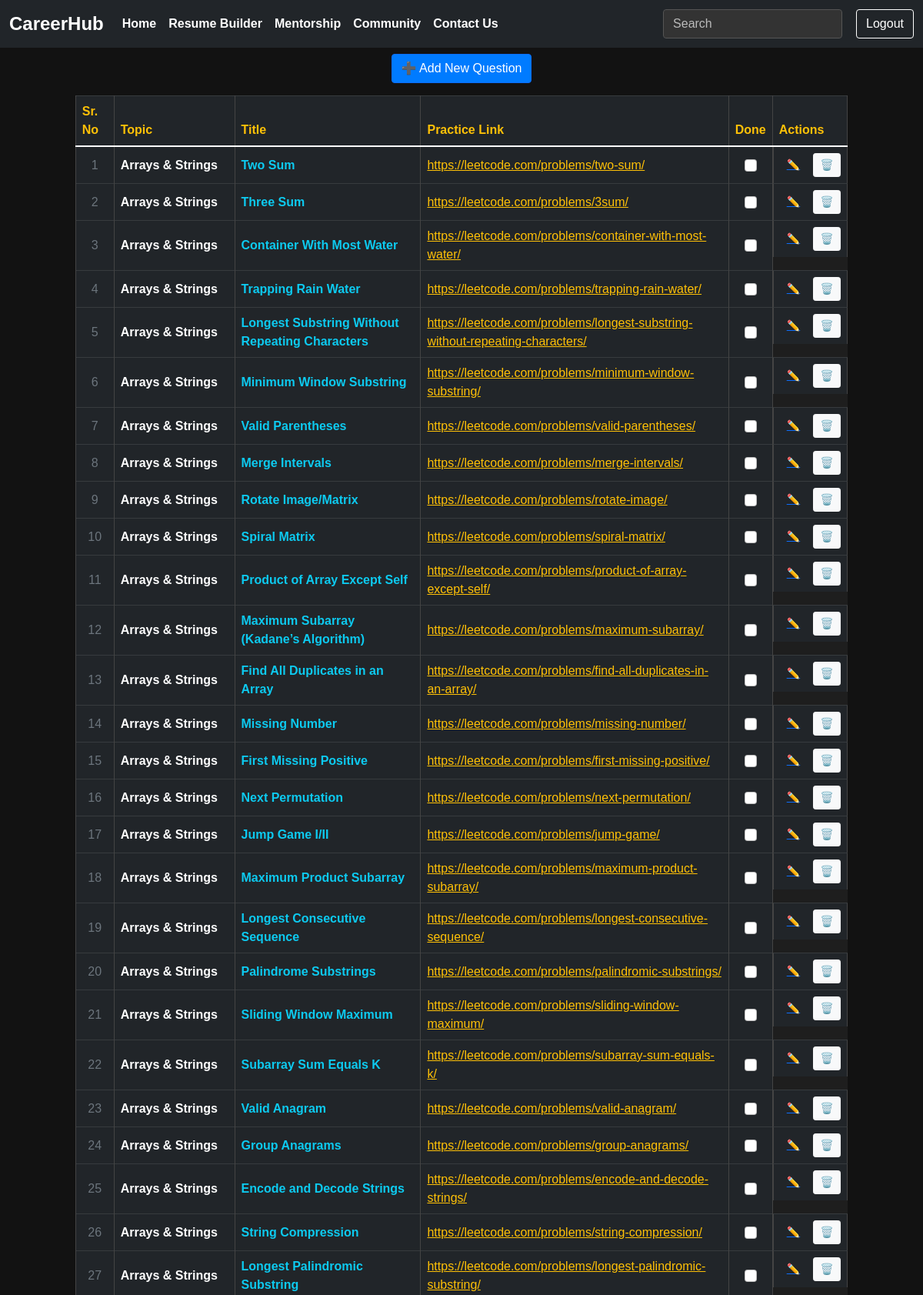
The app's page /get_all_questions (signed in, upper part) with its own data.
### tables this page shows
CREATE TABLE questions (
        id INTEGER PRIMARY KEY AUTOINCREMENT,
        topic TEXT NOT NULL,
        title TEXT NOT NULL,
        practice_link TEXT NOT NULL,
        done INTEGER DEFAULT 0
    );

### app.py (the view)
@app.route("/get_all_questions", methods=["GET"])
def get_all_questions():
    if "user_id" not in session:
        return redirect(url_for("login"))
    is_logged_in = 'user_id' in session
    conn = get_db_connection()
    cur = conn.cursor()
    cur.execute("SELECT * FROM questions ORDER BY topic ASC;")
    questions = cur.fetchall()
    conn.close()
    question_list = [{
        "sr_no": idx + 1,
        "id": question["id"],
        "topic": question["topic"],
        "title": question["title"],
        "practice_link": question["practice_link"],
        "done": bool(question["done"])
    } for idx, question in enumerate(questions)]
    return render_template("qsn.html", questions=question_list,is_logged_in=is_logged_in)

### app.py (called while the page is built)
def get_db_connection():
    conn = sqlite3.connect(DATABASE_URL)
    conn.row_factory = sqlite3.Row
    return conn

### templates/qsn.html (shortened to what this page needs)
<!DOCTYPE html>
<html lang="en">
<head>
    <link href="https://cdn.jsdelivr.net/npm/bootstrap@5.1.3/dist/css/bootstrap.min.css" rel="stylesheet">
    <link rel="stylesheet" href="https://cdnjs.cloudflare.com/ajax/libs/font-awesome/6.4.2/css/all.min.css">
</head>
<body>
    <nav class="navbar navbar-expand-lg navbar-dark bg-dark">
        <div class="container-fluid">
            <a class="navbar-brand" href="{{ url_for('Home') }}">CareerHub</a>
            <div class="collapse navbar-collapse" id="navbarNav">
                <ul class="navbar-nav me-auto">
                    <li class="nav-item"><a class="nav-link" href="{{ url_for('Home') }}">Home</a></li>
                    <li class="nav-item"><a class="nav-link" href="#">Resume Builder</a></li>
                    <li class="nav-item"><a class="nav-link" href="#">Mentorship</a></li>
                    <li class="nav-item"><a class="nav-link" href="#">Community</a></li>
                    <li class="nav-item"><a class="nav-link" href="#">Contact Us</a></li>
                </ul>
                <form class="d-flex">
                    <input class="form-control me-2" type="search" placeholder="Search" aria-label="Search">
                    {% if is_logged_in %}
                        <a href="{{ url_for('logout') }}">
                            <button class="btn btn-outline-primary" type="button">Logout</button>
                        </a>
                    {% else %}
                        <a href="{{ url_for('login') }}">
                            <button class="btn btn-outline-primary" type="button">Login</button>
                        </a>
                    {% endif %}
                </form>
            </div>
        </div>
    </nav>
    <div class="container">
        <div class="text-center mb-3">
            <button class="btn btn-primary" data-bs-toggle="modal" data-bs-target="#addQuestionModal">➕ Add New
                Question</button>
        </div>
        <div class="table-responsive">
            <table class="table table-dark table-bordered table-hover align-middle">
                <thead class="thead-light text-warning">
                    <tr>
                        <th scope="col">Sr. No</th>
                        <th scope="col">Topic</th>
                        <th scope="col">Title</th>
                        <th scope="col">Practice Link</th>
                        <th scope="col">Done</th>
                        <th scope="col">Actions</th>
                    </tr>
                </thead>
                <tbody>
                    {% for question in questions %}
                    <tr id="row-{{ question.id }}" class="topic-border-{{ question.topic|replace(' ', '') }}">
                        <td class="text-center text-secondary">{{ question.sr_no }}</td>
                        <td class="topic-{{ question.id }} fw-bold">{{ question.topic }}</td>
                        <td class="title-{{ question.id }} fw-bold text-info">{{ question.title }}</td>
                        <td class="link-{{ question.id }}">
                            <a href="{{ question.practice_link }}" class="text-warning fs-6" target="_blank">
                                {{ question.practice_link }}
                            </a>
                        </td>
                        <td class="text-center">
                            <input type="checkbox" class="form-check-input" id="done-checkbox-{{ question.id }}"
                                {% if question.done %} checked {% endif %} onchange="updateDone('{{ question.id }}')">
                        </td>
                        <td class="d-flex justify-content-start align-items-center gap-2">
                            <button class="btn btn-sm btn-link edit-btn" id="edit-btn-{{ question.id }}"
                                onclick="editRow('{{ question.id }}')">✏️</button>
                            <form action="{{ url_for('delete_question', id=question.id) }}" method="POST" style="display:inline;">
                                <button type="submit" class="btn btn-sm btn-light">🗑️</button>
                            </form>
                        </td>
                    </tr>
                    {% endfor %}
                </tbody>
            </table>
        </div>
    </div>
</body>
</html>

### templates/qsn.html (style rules this page uses)
body { font-family: Arial, sans-serif; padding-top: 70px; background-color: #121212; color: #ffffff; }
.navbar { position: fixed; top: 0; width: 100%; z-index: 1030; }
.table-responsive { width: 100%; overflow-x: auto; }
table { max-width: 90%; margin: 0 auto; background-color: #1e1e1e; color: #ffffff; }
th, td { border-color: #444444; }
.form-control { background-color: #333333; color: white; border: 1px solid #555555; }
.form-control::placeholder { color: #bbbbbb; }
.btn-primary, .btn-success, .btn-danger { color: white; }
.btn-primary { background-color: #007bff; }
.navbar-brand { font-weight: 700; font-size: 1.5rem; color: #FF6F61; }
.nav-link { color: white !important; font-weight: 600; }
.btn-outline-primary { color: white; border-color: white; margin-left: 10px; }

### records on screen
questions: sr_no "1", topic "Arrays & Strings", title "Two Sum", practice_link "https://leetcode.com/problems/two-sum/"
questions: sr_no "2", topic "Arrays & Strings", title "Three Sum", practice_link "https://leetcode.com/problems/3sum/"
questions: sr_no "3", topic "Arrays & Strings", title "Container With Most Water", practice_link "https://leetcode.com/problems/container-with-most-water/"
questions: sr_no "4", topic "Arrays & Strings", title "Trapping Rain Water", practice_link "https://leetcode.com/problems/trapping-rain-water/"
questions: sr_no "5", topic "Arrays & Strings", title "Longest Substring Without Repeating Characters", practice_link "https://leetcode.com/problems/longest-substring-without-repeating-characters/"
questions: sr_no "6", topic "Arrays & Strings", title "Minimum Window Substring", practice_link "https://leetcode.com/problems/minimum-window-substring/"
questions: sr_no "7", topic "Arrays & Strings", title "Valid Parentheses", practice_link "https://leetcode.com/problems/valid-parentheses/"
questions: sr_no "8", topic "Arrays & Strings", title "Merge Intervals", practice_link "https://leetcode.com/problems/merge-intervals/"
questions: sr_no "9", topic "Arrays & Strings", title "Rotate Image/Matrix", practice_link "https://leetcode.com/problems/rotate-image/"
questions: sr_no "10", topic "Arrays & Strings", title "Spiral Matrix", practice_link "https://leetcode.com/problems/spiral-matrix/"
questions: sr_no "11", topic "Arrays & Strings", title "Product of Array Except Self", practice_link "https://leetcode.com/problems/product-of-array-except-self/"
questions: sr_no "12", topic "Arrays & Strings", title "Maximum Subarray (Kadane’s Algorithm)", practice_link "https://leetcode.com/problems/maximum-subarray/"
questions: sr_no "13", topic "Arrays & Strings", title "Find All Duplicates in an Array", practice_link "https://leetcode.com/problems/find-all-duplicates-in-an-array/"
questions: sr_no "14", topic "Arrays & Strings", title "Missing Number", practice_link "https://leetcode.com/problems/missing-number/"
questions: sr_no "15", topic "Arrays & Strings", title "First Missing Positive", practice_link "https://leetcode.com/problems/first-missing-positive/"
questions: sr_no "16", topic "Arrays & Strings", title "Next Permutation", practice_link "https://leetcode.com/problems/next-permutation/"
questions: sr_no "17", topic "Arrays & Strings", title "Jump Game I/II", practice_link "https://leetcode.com/problems/jump-game/"
questions: sr_no "18", topic "Arrays & Strings", title "Maximum Product Subarray", practice_link "https://leetcode.com/problems/maximum-product-subarray/"
questions: sr_no "19", topic "Arrays & Strings", title "Longest Consecutive Sequence", practice_link "https://leetcode.com/problems/longest-consecutive-sequence/"
questions: sr_no "20", topic "Arrays & Strings", title "Palindrome Substrings", practice_link "https://leetcode.com/problems/palindromic-substrings/"
questions: sr_no "21", topic "Arrays & Strings", title "Sliding Window Maximum", practice_link "https://leetcode.com/problems/sliding-window-maximum/"
questions: sr_no "22", topic "Arrays & Strings", title "Subarray Sum Equals K", practice_link "https://leetcode.com/problems/subarray-sum-equals-k/"
questions: sr_no "23", topic "Arrays & Strings", title "Valid Anagram", practice_link "https://leetcode.com/problems/valid-anagram/"
questions: sr_no "24", topic "Arrays & Strings", title "Group Anagrams", practice_link "https://leetcode.com/problems/group-anagrams/"
questions: sr_no "25", topic "Arrays & Strings", title "Encode and Decode Strings", practice_link "https://leetcode.com/problems/encode-and-decode-strings/"
questions: sr_no "26", topic "Arrays & Strings", title "String Compression", practice_link "https://leetcode.com/problems/string-compression/"
questions: sr_no "27", topic "Arrays & Strings", title "Longest Palindromic Substring", practice_link "https://leetcode.com/problems/longest-palindromic-substring/"
